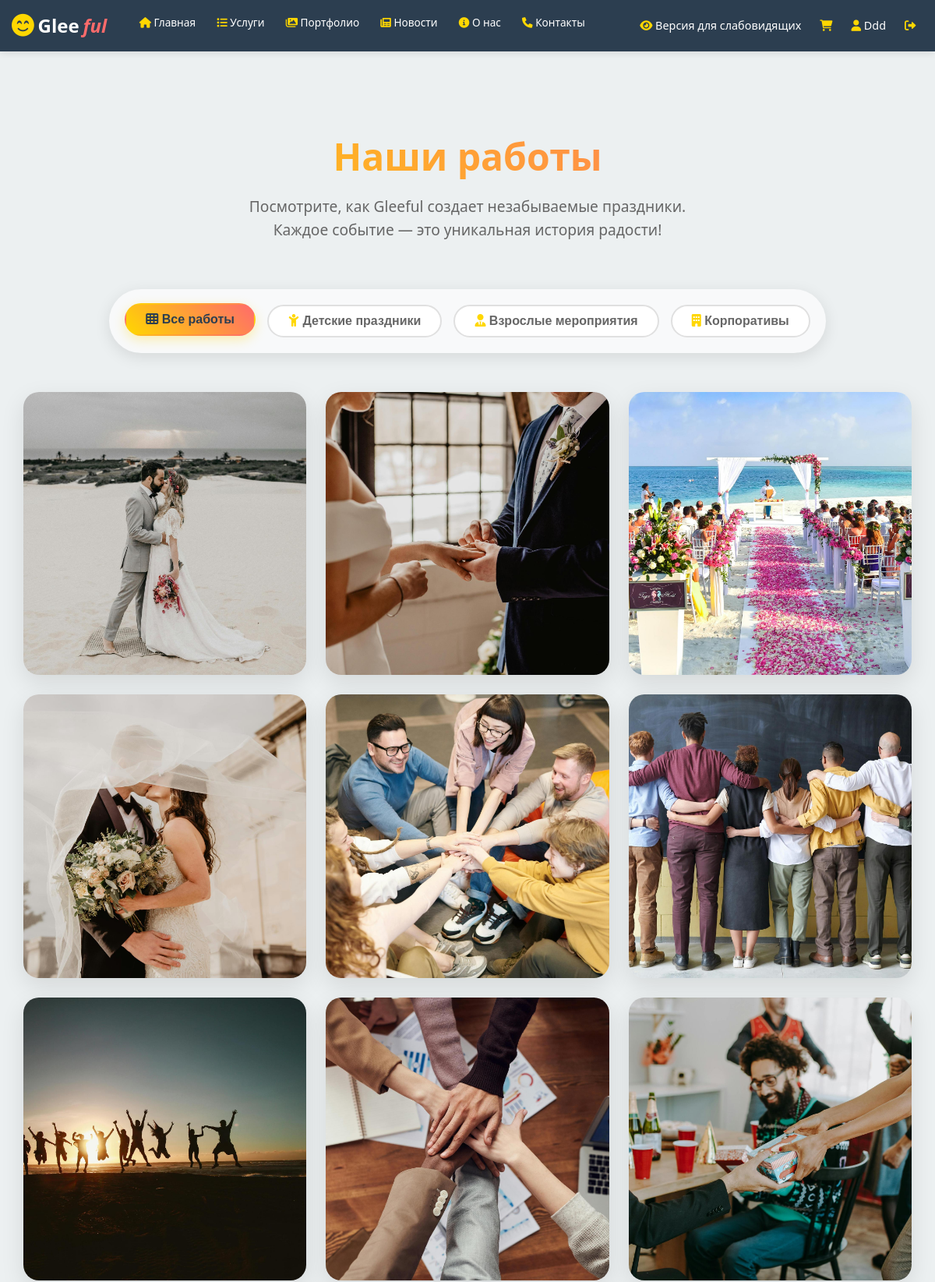
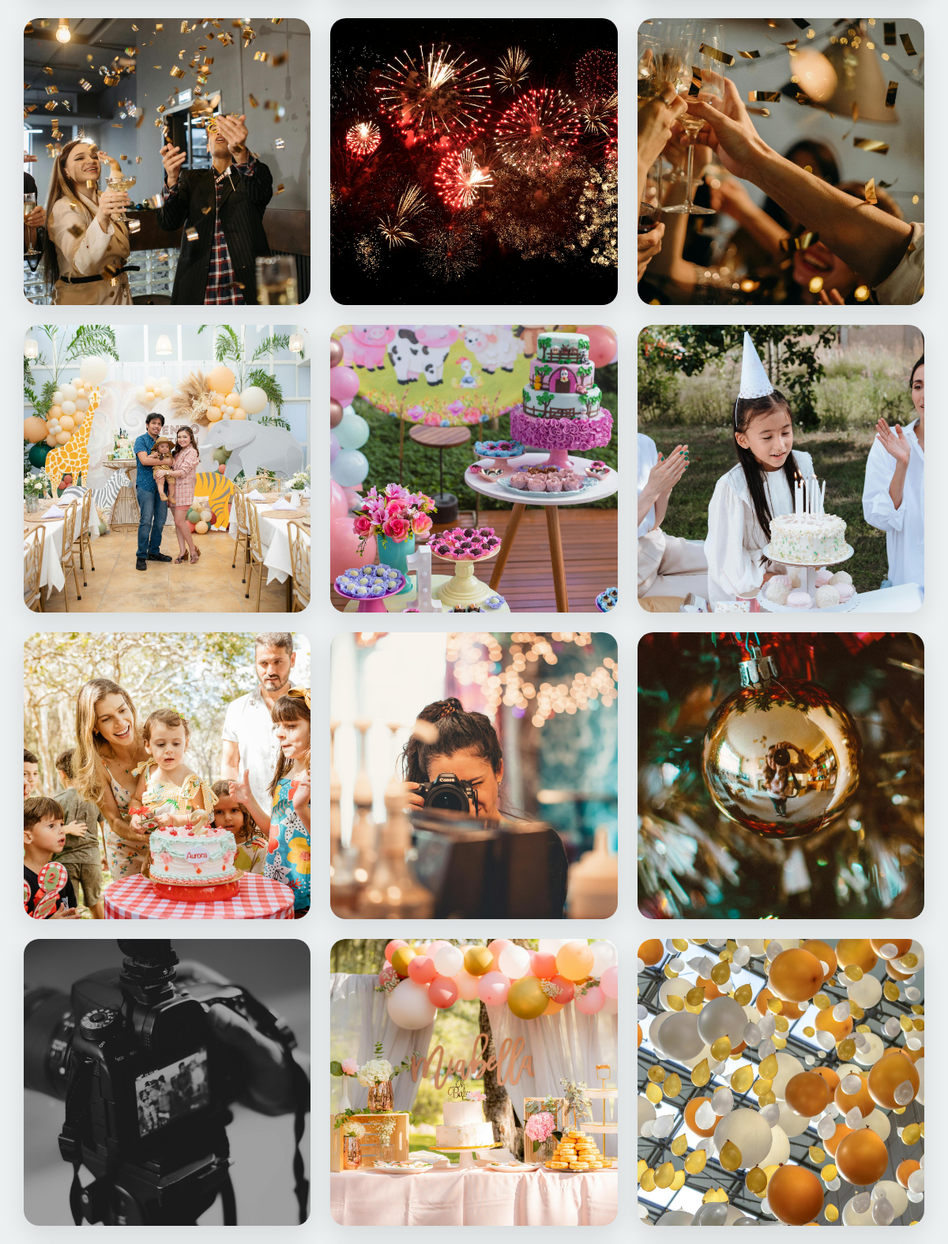
Page /portfolio (signed in, upper part) on the committed database (2 pictures, top to bottom).
### app.py (models this page shows, shortened)
class User(UserMixin, db.Model):
    id = db.Column(db.Integer, primary_key=True)
    username = db.Column(db.String(80), unique=True, nullable=False)
    email = db.Column(db.String(120), unique=True, nullable=False)
    password_hash = db.Column(db.String(255), nullable=False)
    is_admin = db.Column(db.Boolean, default=False, nullable=False)
    created_at = db.Column(db.DateTime, default=datetime.utcnow, nullable=False)
    orders = db.relationship('Order', backref='user', lazy=True)
    cart_items = db.relationship('CartItem', backref='user', lazy=True, cascade='all, delete-orphan')

class Portfolio(db.Model):
    id = db.Column(db.Integer, primary_key=True)
    title = db.Column(db.String(200), nullable=False)
    category = db.Column(db.String(50), nullable=False)
    image_url = db.Column(db.String(300), nullable=False)
    event_type = db.Column(db.String(100))
    created_at = db.Column(db.DateTime, default=datetime.utcnow, nullable=False)

### app.py (the view)
@app.route('/portfolio')
def portfolio():
    try:
        portfolio_items = Portfolio.query.order_by(Portfolio.created_at.desc()).all()
        return render_template('portfolio.html', portfolio_items=portfolio_items)
    except Exception as e:
        app.logger.error(f'Ошибка при загрузке портфолио: {str(e)}')
        return render_template('portfolio.html', portfolio_items=[])

### app.py (called while the page is built)
@app.context_processor
def inject_cart_count():
    return dict(cart_count=get_cart_count())

def get_cart_count():
    if current_user.is_authenticated:
        return CartItem.query.filter_by(user_id=current_user.id).count()
    else:
        return len(session.get('cart', []))

@login_manager.user_loader
def load_user(user_id):
    try:
        user_id = int(user_id)
        user = User.query.get(user_id)
        if user:
            app.logger.debug(f'Пользователь {user.username} успешно загружен')
        return user
    except (ValueError, TypeError) as e:
        app.logger.warning(f'Неверный формат user_id: {user_id}')
        return None
    except Exception as e:
        app.logger.error(f'Ошибка при загрузке пользователя с ID {user_id}: {str(e)}')
        return None

### templates/portfolio.html (shortened to what this page needs)
{% extends "base.html" %}
{% block content %}
<div class="portfolio-page">
    <div class="container">
        <div class="page-header">
            <h1 class="page-title">Наши работы</h1>
            <p class="page-subtitle">
                Посмотрите, как Gleeful создает незабываемые праздники. Каждое событие — это уникальная история радости!
            </p>
        </div>
        <div class="portfolio-filters">
            <div class="filter-buttons">
                <button class="filter-btn active" data-filter="all">
                    <i class="fas fa-th"></i> Все работы
                </button>
                <button class="filter-btn" data-filter="Детский">
                    <i class="fas fa-child"></i> Детские праздники
                </button>
                <button class="filter-btn" data-filter="Взрослый">
                    <i class="fas fa-user-tie"></i> Взрослые мероприятия
                </button>
                <button class="filter-btn" data-filter="Корпоративный">
                    <i class="fas fa-building"></i> Корпоративы
                </button>
            </div>
        </div>
        <div class="portfolio-grid">
            {% for item in portfolio_items %}
            <div class="portfolio-item" data-category="{{ item.category }}">
                <img src="{{ item.image_url }}"
                     alt="{{ item.title }}"
                     class="portfolio-image">
            </div>
            {% endfor %}
        </div>
    </div>
</div>
{% endblock %}

### templates/base.html (shortened to what this page needs)
<!DOCTYPE html>
<html lang="ru">
<head>
    <link rel="stylesheet" href="https://cdnjs.cloudflare.com/ajax/libs/font-awesome/6.0.0/css/all.min.css">
    <link rel="stylesheet" href="{{ url_for('static', filename='css/style.css') }}">
    <link rel="stylesheet" href="{{ url_for('static', filename='vendor/bvi/bvi.min.css') }}" type="text/css">
</head>
<body>
    <header class="header" role="banner">
        <div class="container">
            <div class="header-content">
                <div class="logo">
                    <a href="{{ url_for('index') }}">
                        <i class="fas fa-smile-beam"></i>
                        <span class="logo-glee">Glee</span><span class="logo-ful">ful</span>
                    </a>
                </div>
                <nav class="main-nav" role="navigation" aria-label="Основное меню сайта" id="main-nav">
                    <ul class="nav-list">
                        <li class="nav-item">
                            <a href="{{ url_for('index') }}" class="nav-link">
                                <i class="fas fa-home" aria-hidden="true"></i> Главная
                            </a>
                        </li>
                        <li class="nav-item">
                            <a href="{{ url_for('services') }}" class="nav-link">
                                <i class="fas fa-list" aria-hidden="true"></i> Услуги
                            </a>
                        </li>
                        <li class="nav-item">
                            <a href="{{ url_for('portfolio') }}" class="nav-link">
                                <i class="fas fa-images" aria-hidden="true"></i> Портфолио
                            </a>
                        </li>
                        <li class="nav-item">
                            <a href="{{ url_for('news') }}" class="nav-link">
                                <i class="fas fa-newspaper" aria-hidden="true"></i> Новости
                            </a>
                        </li>
                        <li class="nav-item">
                            <a href="{{ url_for('about') }}" class="nav-link">
                                <i class="fas fa-info-circle" aria-hidden="true"></i> О нас
                            </a>
                        </li>
                        <li class="nav-item">
                            <a href="{{ url_for('contacts') }}" class="nav-link">
                                <i class="fas fa-phone" aria-hidden="true"></i> Контакты
                            </a>
                        </li>
                    </ul>
                </nav>
                <div class="user-panel">
                    <a href="#" class="user-link bvi-open" title="Версия для слабовидящих">
                        <i class="fas fa-eye"></i>
                        <span class="user-link-text">Версия для слабовидящих</span>
                    </a>
                    {% if current_user.is_authenticated %}
                        <a href="{{ url_for('cart') }}" class="user-link cart-link"
                           aria-label="Корзина покупок ({{ cart_count if cart_count else 0 }} товаров)">
                            <i class="fas fa-shopping-cart cart-icon" aria-hidden="true"></i>
                        </a>
                        <a href="{{ url_for('profile') }}" class="user-link"
                           aria-label="Личный кабинет пользователя {{ current_user.username }}">
                            <i class="fas fa-user" aria-hidden="true"></i>
                            {{ current_user.username }}
                        </a>
                        <a href="{{ url_for('logout') }}" class="user-link logout-link"
                           aria-label="Выйти из личного кабинета">
                            <i class="fas fa-sign-out-alt" aria-hidden="true"></i>
                        </a>
                    {% else %}
                        <a href="{{ url_for('login') }}" class="user-link login-link"
                           aria-label="Войти в личный кабинет">
                            <i class="fas fa-sign-in-alt" aria-hidden="true"></i>
                            <span>Войти</span>
                        </a>
                    {% endif %}
                </div>
            </div>
        </div>
    </header>
    <main class="main-content" role="main" id="main-content">
        <div class="container">
            {% block content %}{% endblock %}
        </div>
    </main>
</body>
</html>

### static/css/style.css (style rules this page uses)
* { margin: 0; padding: 0; box-sizing: border-box; }
:root { --primary-yellow: #FFD700; --secondary-pink: #FF6B6B; --tertiary-teal: #4ECDC4; --dark-blue: #2C3E50; --light-bg: #ECF0F1; --white: #FFFFFF; --text-main: #333333; --border-radius: 20px; --box-shadow: 0 4px 20px rgba(0, 0, 0, 0.08); --transition: all 0.3s cubic-bezier(0.25, 0.8, 0.25, 1); }
html { scroll-behavior: smooth; font-size: 16px; }
body { font-family: 'Segoe UI', Tahoma, Geneva, Verdana, sans-serif; line-height: 1.6; color: var(--text-main); background-color: var(--light-bg); overflow-x: hidden; }
h1, h2, h3, h4, h5, h6 { font-weight: 700; margin-bottom: 1rem; line-height: 1.2; }
h1 { font-size: 3rem; background: linear-gradient(45deg, var(--primary-yellow), var(--secondary-pink)); -webkit-background-clip: text; -webkit-text-fill-color: transparent; background-clip: text; }
p { margin-bottom: 1rem; }
a { color: var(--secondary-pink); text-decoration: none; transition: var(--transition); }
ul, ol { margin-bottom: 1rem; }
li { margin-bottom: 0.5rem; }
.header { background: var(--dark-blue); color: var(--white); padding: 0.5rem 0; position: fixed; top: 0; left: 0; right: 0; z-index: 1000; box-shadow: 0 2px 10px rgba(0, 0, 0, 0.1); height: auto; overflow: hidden; }
.header-container, .container { max-width: 1200px; margin: 0 auto; padding: 0 15px; }
.header-content { display: flex; justify-content: space-between; align-items: center; flex-wrap: nowrap; min-height: 50px; gap: 2rem; }
.logo { font-size: 1.5rem; font-weight: 700; text-decoration: none; white-space: nowrap; }
.logo a { text-decoration: none; display: flex; align-items: center; gap: 0.3rem; }
.logo i { font-size: 1.8rem; color: var(--primary-yellow); }
.logo span { display: inline-block; }
.logo .logo-glee { color: var(--white); font-weight: 700; }
.logo .logo-ful { color: var(--secondary-pink); font-style: italic; }
.header-nav, .main-nav { display: flex; align-items: center; gap: 0.5rem; flex: 1; }
.nav-menu, .nav-list { display: flex; list-style: none; gap: 0.5rem; margin: 0; padding: 0; }
.nav-link { color: var(--white); text-decoration: none; font-weight: 500; padding: 0.2rem 0.6rem; border-radius: var(--border-radius); transition: var(--transition); font-size: 0.85rem; white-space: nowrap; }
.nav-link i { color: var(--primary-yellow); }
.user-panel { display: flex; align-items: center; gap: 0.3rem; flex-shrink: 0; }
.user-link { color: var(--white); text-decoration: none; font-size: 0.9rem; padding: 0.3rem 0.6rem; border-radius: var(--border-radius); transition: var(--transition); position: relative; white-space: nowrap; }
.user-link i { color: var(--primary-yellow); }
.cart-link { position: relative; }
.main-content { margin-top: 60px; min-height: calc(100vh - 60px); padding: 2rem 0; }

### rows in the picture
User: username "Ddd"
Portfolio: image_url (picture)
Portfolio: image_url (picture)
Portfolio: image_url (picture)
Portfolio: image_url (picture)
Portfolio: image_url (picture)
Portfolio: image_url (picture)
Portfolio: image_url (picture)
Portfolio: image_url (picture)
Portfolio: image_url (picture)
Portfolio: image_url (picture)
Portfolio: image_url (picture)
Portfolio: image_url (picture)
Portfolio: image_url (picture)
Portfolio: image_url (picture)
Portfolio: image_url (picture)
Portfolio: image_url (picture)
Portfolio: image_url (picture)
Portfolio: image_url (picture)
Portfolio: image_url (picture)
Portfolio: image_url (picture)
Portfolio: image_url (picture)
